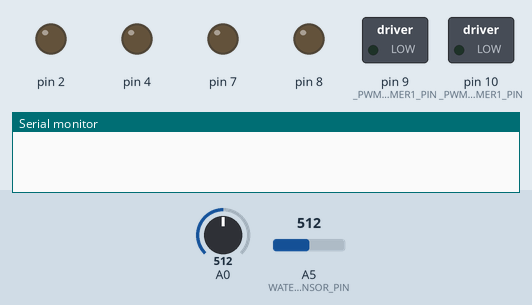
The sketch below on a simulated Arduino Uno, built with avr-gcc and run on an emulated ATmega328P. On the bench: switched loads named in the sketch (green lamp = pin HIGH), output pins drawn as LEDs (lit = HIGH), the last lines printed to the serial monitor. The inputs (shaded band) are chosen by the test bench; at power-on: A5 (WATER_SENSOR_PIN) = 512, A0 = 512.

Above: at 1.2 s.
1.3 s: A5 (WATER_SENSOR_PIN) set to 716
At 1.5 s:
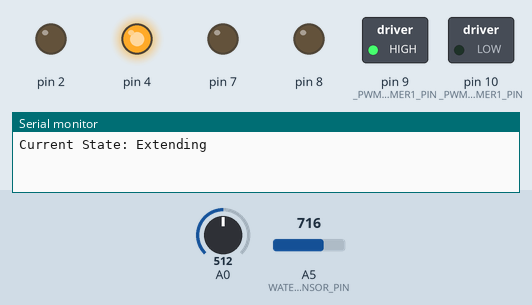
Timing chart, 0 to 4.3 s (numbered marks = the images above; inputs shaded):
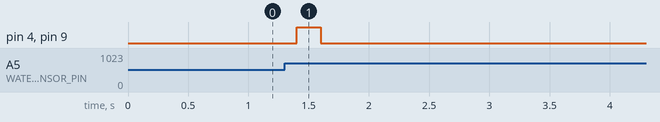

The sketch:

precip_collector_code.ino
```cpp
/*************************************************************************
  Includes
*************************************************************************/

#include <DualVNH5019MotorShield.h>

/*************************************************************************
  Global Variables + Defines
*************************************************************************/

DualVNH5019MotorShield md;
#define WATER_SENSOR_PIN A5
#define CURRENT_LIMIT_MA 5000

/*************************************************************************
  State Machine
*************************************************************************/

typedef enum
{
  STATE_EXTENDING,
  STATE_RETRACTING,
  STATE_EXTENDED,
  STATE_RETRACTED

} SystemState;

SystemState CurrentState = STATE_RETRACTED;

/*************************************************************************
  Actuator Functions
*************************************************************************/

void extendActuator(void)
{
  md.setM1Speed(-400);
}

void retractActuator(void)
{
  md.setM1Speed(400);
}

void stopActuator(void)
{
  md.setM1Speed(0);
}

int getActuatorCurrent(void)
{
  Serial.println(abs(md.getM1CurrentMilliamps()));
  return abs(md.getM1CurrentMilliamps());
}

/*************************************************************************
  Water Sensor Functions
*************************************************************************/

bool waterSensorIsOn(void)
{
  int sensorValue = analogRead(WATER_SENSOR_PIN);

  if (sensorValue > 512)
    return true;
  else
    return false;
}

bool waterSensorIsOnLong(void)
{
  bool waterDetected = false;

  for (int i = 0; i < 30000; i++)
  {
    int sensorValue = analogRead(WATER_SENSOR_PIN);

    if (sensorValue > 512)
      waterDetected = true;

    delay(1);
  }

  if (waterDetected == true)
    return true;
  else
    return false;
}

/*************************************************************************
  Setup
*************************************************************************/

void setup()
{
  Serial.begin(115200);
  md.init();
  pinMode(WATER_SENSOR_PIN, INPUT);
}

/*************************************************************************
  Loop
*************************************************************************/

void loop()
{
  delay(200);

  switch (CurrentState)
  {
    case STATE_RETRACTED:
      {
        if (waterSensorIsOn() == true)
        {
          extendActuator();
          CurrentState = STATE_EXTENDING;
          Serial.println("Current State: Extending");
        }
      }
      break;
    case STATE_EXTENDING:
      {
        if (getActuatorCurrent() > CURRENT_LIMIT_MA || getActuatorCurrent() < 50)
        {
          stopActuator();
          CurrentState = STATE_EXTENDED;
          Serial.println("Current State: Extended");
        }
      }
      break;
    case STATE_EXTENDED:
      {
        if (waterSensorIsOnLong() == false)
        {
          retractActuator();
          CurrentState = STATE_RETRACTING;
          Serial.println("Current State: Retracting");
        }
      }
      break;
    case STATE_RETRACTING:
      {
        if (getActuatorCurrent() > CURRENT_LIMIT_MA || getActuatorCurrent() < 50)
        {
          stopActuator();
          CurrentState = STATE_RETRACTED;
          Serial.println("Current State: Retracted");
        }
      }
      break;
  }
}
```

DualVNH5019MotorShield.h
```cpp
#pragma once

#if defined(__AVR_ATmega168__) || defined(__AVR_ATmega328P__) || \
    defined(__AVR_ATmega328PB__) || defined (__AVR_ATmega32U4__)
  #define DUALVNH5019MOTORSHIELD_TIMER1_AVAILABLE
#endif

#include <Arduino.h>

class DualVNH5019MotorShield
{
  public:
    // CONSTRUCTORS
    // Default pin selection.
    DualVNH5019MotorShield();
    // User-defined pin selection.
    DualVNH5019MotorShield(unsigned char INA1,
                           unsigned char INB1,
                           unsigned char PWM1,
                           unsigned char EN1DIAG1,
                           unsigned char CS1,
                           unsigned char INA2,
                           unsigned char INB2,
                           unsigned char PWM2,
                           unsigned char EN2DIAG2,
                           unsigned char CS2);

    // PUBLIC METHODS
    void init(); // Initialize TIMER 1, set the PWM to 20kHZ.
    void setM1Speed(int speed); // Set speed for M1.
    void setM2Speed(int speed); // Set speed for M2.
    void setSpeeds(int m1Speed, int m2Speed); // Set speed for both M1 and M2.
    void setM1Brake(int brake); // Brake M1.
    void setM2Brake(int brake); // Brake M2.
    void setBrakes(int m1Brake, int m2Brake); // Brake both M1 and M2.
    unsigned int getM1CurrentMilliamps(); // Get current reading for M1.
    unsigned int getM2CurrentMilliamps(); // Get current reading for M2.
    unsigned char getM1Fault(); // Get fault reading from M1.
    unsigned char getM2Fault(); // Get fault reading from M2.

  private:
    unsigned char _INA1;
    unsigned char _INB1;
    unsigned char _PWM1;
    static const unsigned char _PWM1_TIMER1_PIN = 9;
    unsigned char _EN1DIAG1;
    unsigned char _CS1;
    unsigned char _INA2;
    unsigned char _INB2;
    unsigned char _PWM2;
    static const unsigned char _PWM2_TIMER1_PIN = 10;
    unsigned char _EN2DIAG2;
    unsigned char _CS2;

};
```

Measured:
- after the input at 1.3 s, pin 4, pin 9 (_PWM1_TIMER1_PIN): LOW → HIGH after 0.10 s, → LOW 0.20 s later
